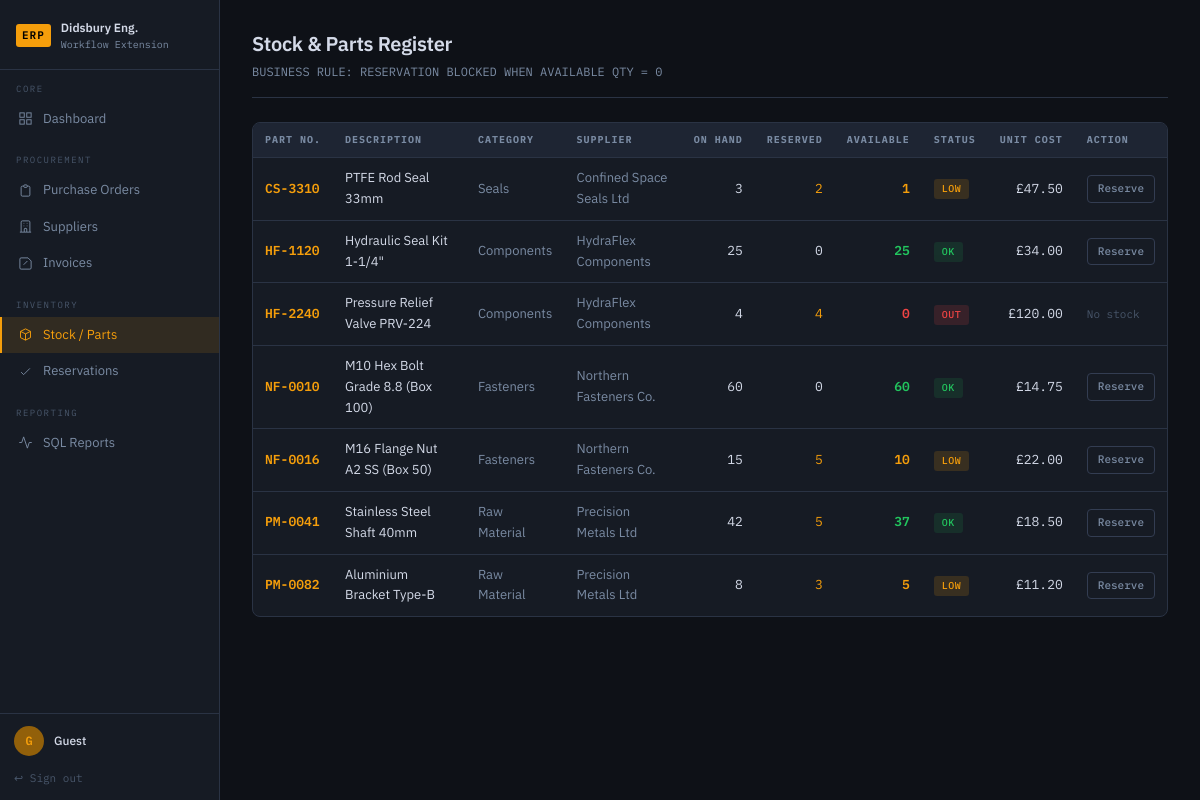
The app's page /stock (signed in) with its own data.
### tables this page shows
CREATE TABLE parts (
    id              INTEGER PRIMARY KEY AUTOINCREMENT,
    part_number     TEXT NOT NULL UNIQUE,
    description     TEXT NOT NULL,
    category        TEXT,
    unit_cost       REAL NOT NULL,
    qty_on_hand     INTEGER DEFAULT 0,
    qty_reserved    INTEGER DEFAULT 0,
    reorder_point   INTEGER DEFAULT 10,
    unit_of_measure TEXT DEFAULT 'EA',
    supplier_id     INTEGER REFERENCES suppliers(id)
);

CREATE TABLE suppliers (
    id          INTEGER PRIMARY KEY AUTOINCREMENT,
    code        TEXT NOT NULL UNIQUE,
    name        TEXT NOT NULL,
    contact     TEXT,
    email       TEXT,
    phone       TEXT,
    lead_days   INTEGER DEFAULT 7,
    status      TEXT DEFAULT 'ACTIVE' CHECK(status IN ('ACTIVE','SUSPENDED','PENDING')),
    created_at  TEXT DEFAULT (datetime('now'))
);

### app.py (the view)
@app.route("/stock")
@login_required
def stock():
    parts = query(
        """SELECT p.*, s.name as supplier_name,
           (p.qty_on_hand - p.qty_reserved) as qty_available
           FROM parts p LEFT JOIN suppliers s ON p.supplier_id = s.id
           ORDER BY p.part_number"""
    )
    return render_template("stock.html", parts=parts, user=current_user())

### app.py (called while the page is built)
def get_db():
    if "db" not in g:
        g.db = sqlite3.connect(DB_PATH)
        g.db.row_factory = sqlite3.Row
        g.db.execute("PRAGMA foreign_keys = ON")
    return g.db

def query(sql, params=(), one=False):
    cur = get_db().execute(sql, params)
    result = cur.fetchone() if one else cur.fetchall()
    return result

def login_required(f):
    @wraps(f)
    def decorated(*args, **kwargs):
        if "user" not in session:
            return redirect(url_for("login"))
        return f(*args, **kwargs)
    return decorated

def current_user():
    return USERS.get(session.get("user"), {})

### templates/stock.html (shortened to what this page needs)
{% extends "base.html" %}
{% block content %}
<div class="page-header"><div><h1 class="page-title">Stock & Parts Register</h1>
<p class="page-subtitle">BUSINESS RULE: RESERVATION BLOCKED WHEN AVAILABLE QTY = 0</p></div></div>
<div class="card"><div class="table-wrap"><table>
    <thead><tr><th>PART NO.</th><th>DESCRIPTION</th><th>CATEGORY</th><th>SUPPLIER</th><th class="right">ON HAND</th><th class="right">RESERVED</th><th class="right">AVAILABLE</th><th>STATUS</th><th class="right">UNIT COST</th><th>ACTION</th></tr></thead>
    <tbody>{% for part in parts %}
    {% set status = "OK" if part.qty_available > part.reorder_point else ("LOW" if part.qty_available > 0 else "OUT") %}
    <tr>
        <td class="mono amber bold">{{ part.part_number }}</td><td>{{ part.description }}</td>
        <td class="dim">{{ part.category }}</td><td class="dim">{{ part.supplier_name or '—' }}</td>
        <td class="mono right">{{ part.qty_on_hand }}</td>
        <td class="mono right {% if part.qty_reserved > 0 %}amber{% endif %}">{{ part.qty_reserved }}</td>
        <td class="mono right bold {% if part.qty_available <= 0 %}red{% elif part.qty_available <= part.reorder_point %}amber{% else %}green{% endif %}">{{ part.qty_available }}</td>
        <td><span class="badge {% if status == 'OK' %}badge-ok{% elif status == 'LOW' %}badge-low{% else %}badge-out{% endif %}">{{ status }}</span></td>
        <td class="mono right">£{{ "%.2f"|format(part.unit_cost) }}</td>
        <td>{% if part.qty_available > 0 %}<a href="{{ url_for('reserve_stock', pid=part.id) }}" class="btn btn-ghost btn-sm">Reserve</a>{% else %}<span class="faint mono" style="font-size:11px">No stock</span>{% endif %}</td>
    </tr>{% endfor %}</tbody>
</table></div></div>
{% endblock %}

### templates/base.html (shortened to what this page needs)
<!DOCTYPE html>
<html lang="en">
<head>
    <link rel="stylesheet" href="{{ url_for('static', filename='css/style.css') }}">
</head>
<body>
    <nav class="sidebar">
        <div class="sidebar-header">
            <div class="brand-mark">ERP</div>
            <div class="brand-text">
                <span class="brand-name">Didsbury Eng.</span>
                <span class="brand-sub">Workflow Extension</span>
            </div>
        </div>
        <div class="nav-section">
            <span class="nav-label">CORE</span>
            <a href="{{ url_for('dashboard') }}" class="nav-item {% if request.endpoint == 'dashboard' %}active{% endif %}">
                <svg viewBox="0 0 24 24" fill="none" stroke="currentColor" stroke-width="1.5"><rect x="3" y="3" width="7" height="7"/><rect x="14" y="3" width="7" height="7"/><rect x="3" y="14" width="7" height="7"/><rect x="14" y="14" width="7" height="7"/></svg>
                Dashboard
            </a>
        </div>
        <div class="nav-section">
            <span class="nav-label">PROCUREMENT</span>
            <a href="{{ url_for('purchase_orders') }}" class="nav-item {% if 'purchase' in request.endpoint %}active{% endif %}">
                <svg viewBox="0 0 24 24" fill="none" stroke="currentColor" stroke-width="1.5"><path d="M9 5H7a2 2 0 00-2 2v12a2 2 0 002 2h10a2 2 0 002-2V7a2 2 0 00-2-2h-2M9 5a2 2 0 002 2h2a2 2 0 002-2M9 5a2 2 0 012-2h2a2 2 0 012 2"/></svg>
                Purchase Orders
            </a>
            <a href="{{ url_for('suppliers') }}" class="nav-item {% if 'supplier' in request.endpoint %}active{% endif %}">
                <svg viewBox="0 0 24 24" fill="none" stroke="currentColor" stroke-width="1.5"><path d="M19 21V5a2 2 0 00-2-2H7a2 2 0 00-2 2v16m14 0h2m-2 0h-5m-9 0H3m2 0h5M9 7h1m-1 4h1m4-4h1m-1 4h1m-5 10v-5a1 1 0 011-1h2a1 1 0 011 1v5m-4 0h4"/></svg>
                Suppliers
            </a>
            <a href="{{ url_for('invoices') }}" class="nav-item {% if 'invoice' in request.endpoint %}active{% endif %}">
                <svg viewBox="0 0 24 24" fill="none" stroke="currentColor" stroke-width="1.5"><path d="M9 14l6-6m-5.5.5h.01m4.99 5h.01M19 21H5a2 2 0 01-2-2V5a2 2 0 012-2h11l5 5v11a2 2 0 01-2 2z"/></svg>
                Invoices
            </a>
        </div>
        <div class="nav-section">
            <span class="nav-label">INVENTORY</span>
            <a href="{{ url_for('stock') }}" class="nav-item {% if request.endpoint == 'stock' %}active{% endif %}">
                <svg viewBox="0 0 24 24" fill="none" stroke="currentColor" stroke-width="1.5"><path d="M20 7l-8-4-8 4m16 0l-8 4m8-4v10l-8 4m0-10L4 7m8 4v10M4 7v10l8 4"/></svg>
                Stock / Parts
            </a>
            <a href="{{ url_for('reservations_list') }}" class="nav-item {% if 'reservation' in request.endpoint %}active{% endif %}">
                <svg viewBox="0 0 24 24" fill="none" stroke="currentColor" stroke-width="1.5"><path d="M5 13l4 4L19 7"/></svg>
                Reservations
            </a>
        </div>
        <div class="nav-section">
            <span class="nav-label">REPORTING</span>
            <a href="{{ url_for('reports') }}" class="nav-item {% if request.endpoint == 'reports' %}active{% endif %}">
                <svg viewBox="0 0 24 24" fill="none" stroke="currentColor" stroke-width="1.5"><polyline points="22,12 18,12 15,21 9,3 6,12 2,12"/></svg>
                SQL Reports
            </a>
        </div>
        <div class="sidebar-footer">
            <div class="user-pill">
                <div class="user-avatar">{{ user.name[0] if user else 'G' }}</div>
                <div class="user-info">
                    <span class="user-name">{{ user.name if user else 'Guest' }}</span>
                </div>
            </div>
            <a href="{{ url_for('logout') }}" class="logout-btn">↩ Sign out</a>
        </div>
    </nav>
    <main class="main">
        {% block content %}{% endblock %}
    </main>
</body>
</html>

### records on screen
parts: part_number "CS-3310", description "PTFE Rod Seal 33mm", category "Seals", name "Confined Space Seals Ltd", qty_on_hand "3", qty_reserved "2", qty_available "1", status "LOW", unit_cost "47.50"
parts: part_number "HF-1120", description "Hydraulic Seal Kit 1-1/4\"", category "Components", name "HydraFlex Components", qty_on_hand "25", qty_reserved "0", qty_available "25", status "OK", unit_cost "34.00"
parts: part_number "HF-2240", description "Pressure Relief Valve PRV-224", category "Components", name "HydraFlex Components", qty_on_hand "4", qty_reserved "4", qty_available "0", status "OUT", unit_cost "120.00", shows "No stock"
parts: part_number "NF-0010", description "M10 Hex Bolt Grade 8.8 (Box 100)", category "Fasteners", name "Northern Fasteners Co.", qty_on_hand "60", qty_reserved "0", qty_available "60", status "OK", unit_cost "14.75"
parts: part_number "NF-0016", description "M16 Flange Nut A2 SS (Box 50)", category "Fasteners", name "Northern Fasteners Co.", qty_on_hand "15", qty_reserved "5", qty_available "10", status "LOW", unit_cost "22.00"
parts: part_number "PM-0041", description "Stainless Steel Shaft 40mm", category "Raw Material", name "Precision Metals Ltd", qty_on_hand "42", qty_reserved "5", qty_available "37", status "OK", unit_cost "18.50"
parts: part_number "PM-0082", description "Aluminium Bracket Type-B", category "Raw Material", name "Precision Metals Ltd", qty_on_hand "8", qty_reserved "3", qty_available "5", status "LOW", unit_cost "11.20"

### other values on screen
{{ user.name[0] if user else 'G' }} "G"
{{ user.name if user else 'Guest' }} "Guest"
